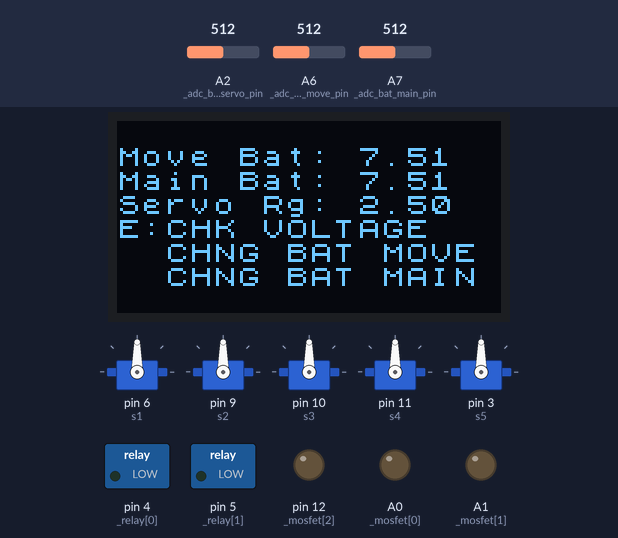
This sketch was run on a simulated Arduino Nano, built with avr-gcc and run on an emulated ATmega328P. On the bench: 5 × servo, 128×64 one-colour display, switched loads named in the sketch (green lamp = pin HIGH), output pins drawn as LEDs (lit = HIGH). The inputs (shaded band) are chosen by the test bench; at power-on: A2 (_adc_bat_servo_pin) = 512, A6 (_adc_bat_move_pin) = 512, A7 (_adc_bat_main_pin) = 512. What the sketch prints to the serial monitor is not drawn.

Above: at 1.2 s.

The sketch:

ActuatorBoard.ino
```cpp
#include <Servo.h>
#include <Arduino.h>
#include <U8x8lib.h>

/*
 *  TODO
 *
 *  AX-12 servo
 *
 *  Create UART communication
 *  Receive 8bit array
 *  Turn on/off things from that
 *  Create pcb fully
 */

#define serial_print                                                                                  // uncomment if you want debug through serial

float voltage_div_r1 = 100000.0;                                                                      // voltage divider r1
float voltage_div_r2 = 50000.0;                                                                       // voltage divider r2

Servo s1; Servo s2; Servo s3; Servo s4; Servo s5;                                                     // servo objects
U8X8_SSD1306_128X64_NONAME_SW_I2C u8x8(/* clock=*/ SCL, /* data=*/ SDA, /* reset=*/ U8X8_PIN_NONE);   // OLEDs without Reset of the Display

Servo _servo[5]                 = {s1, s2, s3, s4, s5};                                               // 6, 9, 10, 11, 3
uint8_t _servo_current[5]       = {0, 0, 0, 0, 0};

uint8_t _relay[3]               = {4, 5, A5};                                                         // D4, D5, A5
uint8_t _relay_current[3]       = {0, 0, 0};

uint8_t _mosfet[3]              = {A0, A1, 12};                                                       // A0, A1, 12
uint8_t _mosfet_current[3]      = {0, 0, 0};

uint8_t _adc_bat_move_pin       = A6;                                                                 // move battery pin
float   _adc_bat_move_value     = 0;                                                                  // we store the value here
float   _adc_bat_move_min       = 12.7;                                                               // minimum of the battery

uint8_t _adc_bat_main_pin       = A7;                                                                 // move battery pin
float   _adc_bat_main_value     = 0;                                                                  // we store the value here
float   _adc_bat_main_min       = 12.0;                                                               // minimum of the battery

uint8_t _adc_bat_servo_pin      = A2;                                                                 // pin for adc servo
float   _adc_servo_min          = 4.9;                                                               // min value

String error_0 = "X"; String error_1 = "X"; String error_2 = "X";                                     // error strings

char received[3];

void setup() {
  Serial.begin(9600);                                                                                 // setup serial

  // Setup all the pins
  setup_servo();
  setup_relay();
  setup_mosfet();

  // for safety
  delay(500);

  // check ADCs
  if(!check_adc_bat_move()) { /*Serial.print("ADC_BAT_MOVE - don't start...");*/  error_1="CHNG BAT MOVE";/*while(1);*/ }
  if(!check_adc_bat_main()) { /*Serial.print("ADC_BAT_MAIN - don't start...");*/  error_2="CHNG BAT MAIN";/*while(1);*/ }

  if(!check_adc_servo())    { /*Serial.print("ADC_SERVO - don't start...");*/     error_0="CHK VOLTAGE"; }

  // setup the display
  u8x8.begin();
  u8x8.setFont(u8x8_font_chroma48medium8_r);

  setup_display();

}

void loop() {
  if (Serial.available() > 0) {
    Serial.readBytesUntil('X', received, 3);
    if(received[0] == 'R') {
      relay(received[1], received[2]);
    } else if(received[0] == 'S') {
      servo(received[1], received[2]);
    } else if(received[0] == 'M') {
      mosfet(received[1], received[2]);
    } else if(received[0] == 'G') {
      uint8_t number;
      if(received[1] == 'M') {
        number = _mosfet_current[received[2] - 1];
      } else if(received[1] == 'R') {
        number = _relay_current[received[2] - 1];
      } else if(received[1] == 'S') {
        number = _servo_current[received[2] - 1];
      } else{
        number = 0;
      }


      Serial.write(number);
    } else if(received[0] == 'P') {
      //ping
      uint8_t num = 1;
      Serial.write(num);
    }

  }
}


/********************************************************************************/
/*                               Setup functions                                */
/********************************************************************************/
void setup_servo() { s1.attach(6); s2.attach(9); s3.attach(10); s4.attach(11); s5.attach(3); }  //attach to the pins

void setup_relay() {
  for(int i=0; i<3; i++) {
   pinMode(_relay[i], OUTPUT);
  }
}

void setup_mosfet() {
  for(int i=0; i<3; i++) {
   pinMode(_mosfet[i], OUTPUT);
  }
}

void setup_display() {
  delay(100);

  u8x8.setCursor(0, 1); u8x8.print("Move Bat: "); u8x8.print(_adc_bat_move_real(), 2);
  u8x8.setCursor(0, 2); u8x8.print("Main Bat: "); u8x8.print(_adc_bat_main_real(), 2);
  u8x8.setCursor(0, 3); u8x8.print("Servo Rg: "); u8x8.print(adc_bat_servo_read(), 2);
  u8x8.setCursor(0, 4); u8x8.print("E:"); u8x8.print(error_0);
  u8x8.setCursor(0, 5); u8x8.print("  "); u8x8.print(error_1);
  u8x8.setCursor(0, 6); u8x8.print("  "); u8x8.print(error_2);

}
/********************************************************************************/

/*
 *  int adc_bat_move()                  - returns the analog read value from the adc bat move pin (0-1023)
 *  void adc_bat_move_read()            - converts the value into 0-5V range
 *  void adc_bat_move_serial_voltage()  - just loggs the 0-5V range value
 *  float _adc_bat_move_real()          - get the 0V-15V range
 *  boolean check_adc_bat_move()        - returns true if the battery range is good (inside the bar) if not returns false
 */
int adc_bat_move()                  { return analogRead(_adc_bat_move_pin); }
void adc_bat_move_read()            { _adc_bat_move_value = (adc_bat_move() * (5.0 / 1023.0)); };
float get_adc_bat_move_value()      { adc_bat_move_read(); return _adc_bat_move_value; }
void adc_bat_move_serial_voltage()  { Serial.println(); Serial.print("Battery move adc in V: "); Serial.print(_adc_bat_move_real()); }

float _adc_bat_move_real() {
  // Vs = (Vout * (R1+R2)) / R2
  return ((get_adc_bat_move_value() * (voltage_div_r1 + voltage_div_r2)) / voltage_div_r2);
}

boolean check_adc_bat_move() {
  #ifdef serial_print
    Serial.println(); Serial.print("ADC_BAT_MOVE - "); Serial.print(get_adc_bat_move_value()); Serial.println();
  #endif

  // if it is above minimum
  if( _adc_bat_move_real() > _adc_bat_move_min) {

    #ifdef serial_print
      Serial.println("ADC_BAT_MOVE - good voltage!");
    #endif

    return true;
  } else {
    #ifdef serial_print
      Serial.println("ADC_BAT_MOVE - low voltage, change battery!");
    #endif

    return false;
  }
}

/********************************************************************************/

/*
 *  int adc_bat_main()                  - returns the analog read value from the adc bat main pin (0-1023)
 *  void adc_bat_main_read()            - converts the value into 0-5V range
 *  void adc_bat_main_serial_voltage()  - just loggs the 0-5V range value
 *  float _adc_bat_main_real()          - get the 0V-15V range
 *  boolean check_adc_bat_main()        - returns true if the battery range is good (inside the bar) if not returns false
 */
int adc_bat_main()                  { return analogRead(_adc_bat_main_pin); }
void adc_bat_main_read()            { _adc_bat_main_value = (adc_bat_main() * (5.0 / 1023.0)); };
float get_adc_bat_main_value()      { adc_bat_main_read(); return _adc_bat_main_value; }
void adc_bat_main_serial_voltage()  { Serial.println(); Serial.print("Battery main adc in V: "); Serial.print(_adc_bat_main_real()); }

float _adc_bat_main_real() {
  // Vs = (Vout * (R1+R2)) / R2
  return ((get_adc_bat_main_value() * (voltage_div_r1 + voltage_div_r2)) / voltage_div_r2);
}

boolean check_adc_bat_main() {
  #ifdef serial_print
    Serial.println(); Serial.print("ADC_BAT_MAIN - "); Serial.print(get_adc_bat_main_value()); Serial.println();
  #endif

  // if it is above minimum
  if( _adc_bat_main_real() > _adc_bat_main_min) {

    #ifdef serial_print
      Serial.println("ADC_BAT_MAIN - good voltage!");
    #endif

    return true;
  } else {
    #ifdef serial_print
      Serial.println("ADC_BAT_MAIN - low voltage, change battery!");
    #endif

    return false;
  }
}

/********************************************************************************/

/*
 *  int adc_bat_servo()         - reads the analog of the servo pin
 *  float adc_bat_servo_read()  - convert to 0-5V range
 *  boolean check_adc_servo()   - returns true if it is above min value
 */
int adc_bat_servo()                  { return analogRead(_adc_bat_servo_pin); }
float adc_bat_servo_read()           { return (adc_bat_servo() * (5.0 / 1023.0)); };
boolean check_adc_servo() {
  if(adc_bat_servo_read() > _adc_servo_min)
    return true;
  else
    return false;
}

/********************************************************************************/

/*  num -> 1 - 3 | state -> 0, 1  */
void relay(uint8_t num, uint8_t state) {
  digitalWrite(_relay[num - 1], state);
  _relay_current[num-1] = state;

  #ifdef serial_print
    Serial.println(); Serial.print("Relay num "); Serial.print(num); Serial.print(": "); Serial.print(_relay_current[num-1]); Serial.println();
  #endif
}

/*  num -> 1 - 3 | state -> 0, 1  */
void mosfet(uint8_t num, uint8_t state) {
  digitalWrite(_mosfet[num - 1], state);
  _mosfet_current[num-1] = state;

  #ifdef serial_print
    Serial.println(); Serial.print("Mosfet num "); Serial.print(num); Serial.print(": "); Serial.print(_mosfet_current[num-1]); Serial.println();
  #endif
}

/*  num -> 1 - 5 | angle -> 0 - 180  */
void servo(uint8_t num, uint8_t angle) {
  _servo[num - 1].write(angle);
  _servo_current[num-1] = angle;

  #ifdef serial_print
    Serial.println(); Serial.print("Servo num "); Serial.print(num); Serial.print(": "); Serial.print(_servo_current[num-1]); Serial.println();
  #endif
}

/********************************************************************************/
```
